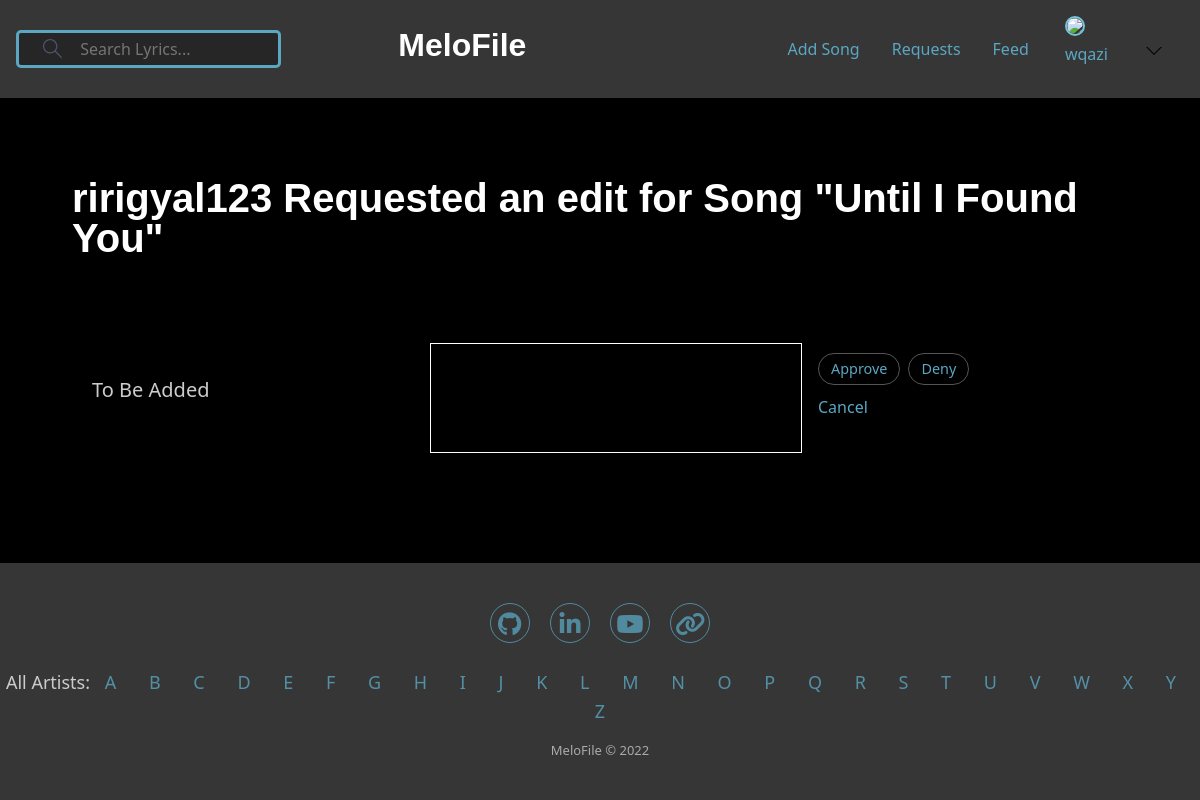
The app's page /request/8 (signed in), older data.
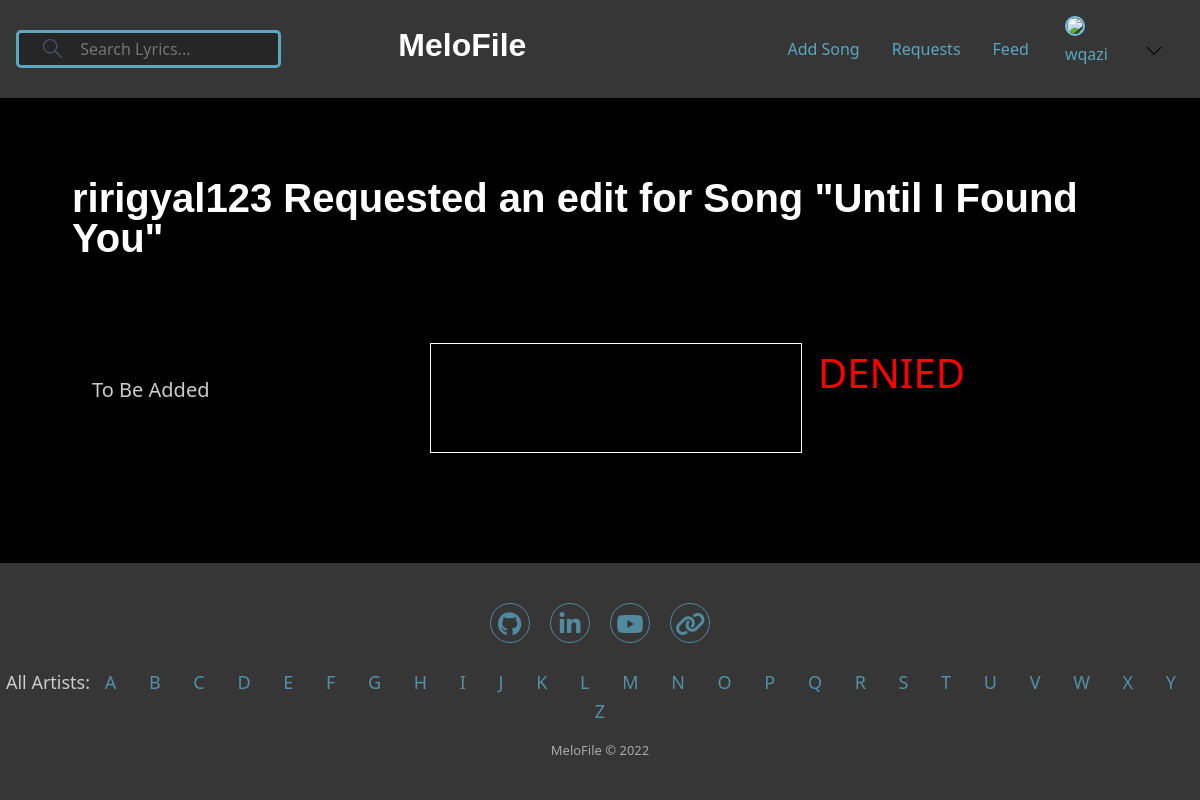
The same page, newer data.
### base/models.py (models this page shows, shortened)
class User(AbstractUser):
    follower = models.ManyToManyField('self', blank=True, symmetrical=False,  related_name='followers')
    follow = models.ManyToManyField('self', blank=True, symmetrical=False, related_name='following')

class EditRequest(models.Model):
    from_user = models.ForeignKey(User, related_name='from_user', on_delete=models.CASCADE)
    to_user = models.ForeignKey(User, related_name='to_user', on_delete=models.CASCADE)
    song = models.ForeignKey(Song, on_delete=models.CASCADE, default=None)
    edit = models.TextField(default=None)
    pending = models.BooleanField(default=True)
    approved = models.BooleanField(default=False)
    created = models.DateTimeField(auto_now_add=True,null=True)
    class Meta:
        ordering = ['-created']

class Song(models.Model):
    title = models.CharField(max_length=50)
    artist = models.ForeignKey(Artist, on_delete=models.CASCADE)
    lyrics = models.TextField(null=False, blank=False)
    contributors = models.ManyToManyField(User, related_name='contributors', blank=True)
    genre = models.ManyToManyField(Genre)
    creator = models.ForeignKey(User, on_delete=models.CASCADE, default=1)
    updated = models.DateTimeField(auto_now=True)
    created = models.DateField(auto_now_add=True,null=True)
    favorite = models.ManyToManyField(User, related_name='favorite', blank=True)

### base/views.py (the view)
# urls.py: path("request/<str:pk>", views.request_view, name="request-view"),
def request_view(request, pk):
    requestobj = EditRequest.objects.get(id=pk)
    return render(request, 'base/request_view.html', {'requestobj':requestobj })

### base/templates/base/request_view.html (shortened to what this page needs)
{% extends 'main.html' %}
{% block body %}
    <div style="margin-top: 5rem; margin-bottom: 3rem;" class="container">
        <h1>{{requestobj.from_user}} Requested an edit for Song "{{requestobj.song.title}}"</h1>
    </div>
    <div style="width: 90%; margin: auto; margin-bottom: 5rem;" class="songform-section">
        <div style="padding: 2rem;" class="songform-column">
            <div style="font-size: 20px;" id="pre" class="lyric-content">{{ requestobj.song.lyrics | linebreaks }}</div>
        </div>
        <div style="padding: 2rem; border: 1px solid white;" class="songform-column">
        </div>
        <div class="editReqbtns songform-column">
            {% if requestobj.pending %}
                {% if request.user == requestobj.to_user %}
                <div style="display: flex; gap: 0.5rem;">
                    <form method="POST" action="{% url 'approve-request' requestobj.id %}">
                        <button type="submit" class="edit_Approve_Button"  data-request_id="{{ requestobj.id }}" id="approve-btn">Approve</button>
                    </form>
                    <form method="POST" action="{% url 'deny-request' requestobj.id %}">
                        <button type="submit" id="deny-btn">Deny</button>
                    </form>
                </div>
                    <a id="edit_req_cancel_btn" href="{% url 'requests' %}">Cancel</a>
                {% else %}
                    <div class="req-result" id="request-result">
                        <p style="color: #5ba7c2;">PENDING</p>
                    </div>
                {% endif %}
            {% else %}
                {% if requestobj.approved %}
                    <div class="req-result" id="request-result">
                        <p style="color: green;">APPROVED</p>
                    </div>
                {% else %}
                    <div class="req-result" id="request-result">
                        <p style="color: red;">DENIED</p>
                    </div>
                {% endif %}
            {% endif %}
        </div>
    </div>
{% endblock %}

### templates/main.html (shortened to what this page needs)
<!DOCTYPE html>
{% load static %}
<html lang="en">
<head>
    <link rel="stylesheet" href="https://cdnjs.cloudflare.com/ajax/libs/font-awesome/4.7.0/css/font-awesome.min.css">
    <link href="https://cdn.jsdelivr.net/npm/bootstrap@5.3.0-alpha1/dist/css/bootstrap.min.css" rel="stylesheet">
    <link rel="stylesheet" type="text/css" href="{% static 'styles/main.css' %}" />
</head>
<body>
    {% include 'navbar.html' %}
    {% block body %}
    {% endblock %}
    {% include 'footer.html' %}
</body>
</html>

### templates/navbar.html (shortened to what this page needs)
{% load static %}
<header class="header header--loggedIn">
    <div class="nvbrcontainer">
        <form class="header__search" method="GET" action="{% url 'home' %}">
            <label>
                <input name="q" placeholder="Search Lyrics..." />
            </label>
        </form>
        <a href="{% url 'home' %}" class="header__logo">
            <h1>MeloFile</h1>
        </a>
        <nav class="header__menu">
            {% if user.is_authenticated %}
                <div class="loggedin--links">
                    <div class="form1">
                        <a href="{% url 'add-song' %}">Add Song</a>
                        <a href="{% url 'requests' %}">Requests</a>
                        <a href="{% url 'following' request.user.id %}">Feed</a>
                    </div>
                </div>
                <div class="loggedin--links">
                    <div class="header__user">
                        <a href="{% url 'user-profile' user.id %}">
                        <div class="avatar avatar--medium active">
                            <img src="#" />
                        </div>
                        <p>{{request.user.username}}</p>
                        </a>
                        <button class="dropdown-button">
                        <svg version="1.1" xmlns="http://www.w3.org/2000/svg" width="32" height="32" viewBox="0 0 32 32">
                            <title>chevron-down</title>
                            <path d="M16 21l-13-13h-3l16 16 16-16h-3l-13 13z"></path>
                        </svg>
                        </button>
                    </div>
                </div>
            {% endif %}
        </nav>
    </div>
</header>

### templates/footer.html
{% load static %}
<div class="footer-basic">
    <footer>
        <div class="social">
            <a href="#"><i class="fa fa-github"></i></a>
            <a href="#"><i class="fa fa-linkedin"></i></a>
            <a href="#"><i class="fa fa-youtube"></i></a>
            <a href="#"><i class="fa fa-link"></i></a>
        </div>
        <ul class="list-inline">
            <span>All Artists: </span>
            <li class="list-inline-item"><a href="{% url 'artists-index' 'A' %}">A</a></li>
            <li class="list-inline-item"><a href="{% url 'artists-index' 'B' %}">B</a></li>
            <li class="list-inline-item"><a href="{% url 'artists-index' 'C' %}">C</a></li>
            <li class="list-inline-item"><a href="{% url 'artists-index' 'D' %}">D</a></li>
            <li class="list-inline-item"><a href="{% url 'artists-index' 'E' %}">E</a></li>
            <li class="list-inline-item"><a href="{% url 'artists-index' 'F' %}">F</a></li>
            <li class="list-inline-item"><a href="{% url 'artists-index' 'G' %}">G</a></li>
            <li class="list-inline-item"><a href="{% url 'artists-index' 'H' %}">H</a></li>
            <li class="list-inline-item"><a href="{% url 'artists-index' 'I' %}">I</a></li>
            <li class="list-inline-item"><a href="{% url 'artists-index' 'J' %}">J</a></li>
            <li class="list-inline-item"><a href="{% url 'artists-index' 'K' %}">K</a></li>
            <li class="list-inline-item"><a href="{% url 'artists-index' 'L' %}">L</a></li>
            <li class="list-inline-item"><a href="{% url 'artists-index' 'M' %}">M</a></li>
            <li class="list-inline-item"><a href="{% url 'artists-index' 'N' %}">N</a></li>
            <li class="list-inline-item"><a href="{% url 'artists-index' 'O' %}">O</a></li>
            <li class="list-inline-item"><a href="{% url 'artists-index' 'P' %}">P</a></li>
            <li class="list-inline-item"><a href="{% url 'artists-index' 'Q' %}">Q</a></li>
            <li class="list-inline-item"><a href="{% url 'artists-index' 'R' %}">R</a></li>
            <li class="list-inline-item"><a href="{% url 'artists-index' 'S' %}">S</a></li>
            <li class="list-inline-item"><a href="{% url 'artists-index' 'T' %}">T</a></li>
            <li class="list-inline-item"><a href="{% url 'artists-index' 'U' %}">U</a></li>
            <li class="list-inline-item"><a href="{% url 'artists-index' 'V' %}">V</a></li>
            <li class="list-inline-item"><a href="{% url 'artists-index' 'W' %}">W</a></li>
            <li class="list-inline-item"><a href="{% url 'artists-index' 'X' %}">X</a></li>
            <li class="list-inline-item"><a href="{% url 'artists-index' 'Y' %}">Y</a></li>
            <li class="list-inline-item"><a href="{% url 'artists-index' 'Z' %}">Z</a></li>
        </ul>
        <p class="copyright">MeloFile © 2022</p>
    </footer>
</div>

### base/static/styles/main.css (style rules this page uses)
body { background-color: #000; color: #ccc; min-height: 100vh; display: flex; flex-direction: column; }
:root { --color-main: #71c6dd; --color-main-light: #e1f6fb; --color-dark: #3f4156; --color-dark-medium: #51546e; --color-dark-light: #696d97; --color-light: #e5e5e5; --color-gray: #8b8b8b; --color-light-gray: #b2bdbd; --color-bg: #2d2d39; --color-success: #5dd693; --color-error: #fc4b0b; }
.header { padding: 1rem 1rem; background-color: #363636; }
.header > .nvbrcontainer { position: relative; display: flex; justify-content: space-between; align-items: center; }
.header__search > label { background-color: #262626; padding: 0.2rem 0.5rem; display: flex; align-items: center; gap: 1rem; border: solid #5ba7c2; border-radius: 5px; }
.header__search svg { fill: #51546e; width: 1.2rem; height: 1.2rem; margin-left: 1rem; }
.header__search input { width: 12rem; background: transparent; border: none; outline: none; }
.header__logo > h1 { position: relative; font-weight: 700; font-size: 2rem; margin-right: 8rem; }
.header__menu { position: relative; }
.header__menu a { font-weight: 500; text-decoration: none; }
.header__menu svg { width: 1rem; height: 1rem; fill: #000; }
.loggedin--links { display: inline-block; padding: 0 1rem; vertical-align: middle; }
.form1 { display: flex; gap: 2rem; }
.header__user { display: flex; gap: 2rem; align-items: center; }
.dropdown-button { background: transparent; border: 0; outline: 0; cursor: pointer; }
h1 { font-family: DinCondensed,sans-serif; font-size: 40px; color: #fff; font-weight: 700; line-height: 100%; }
a { color: #5ba7c2; text-decoration: none; }
.container { max-width: 120rem; width: 90%; margin: 2rem auto; display: flex; gap: 1rem; align-items: flex-start; }
.container { max-width: 120rem; width: 90%; margin: auto; }
.songform-section { display: flex; }
.songform-column { flex: 1; box-sizing: border-box; padding: 0 1rem; position: relative; }
.avatar { position: relative; display: inline-block; border-radius: 50%; border: 2px solid var(--color-main); }
.avatar img { display: block; border-radius: 50%; object-fit: cover; object-position: center; }
.req-result { font-size: 40px; }
.footer-basic { padding:40px 0; background-color:#363636; margin-top: auto; }
.footer-basic ul { padding:0; list-style:none; text-align:center; font-size:18px; line-height:1.6; margin-bottom:0; }
.footer-basic li { padding:0 10px; }
.footer-basic ul a { color: #5ba7c2; text-decoration:none; opacity:0.8; }
.footer-basic .social { text-align:center; padding-bottom:25px; }
.footer-basic .social > a { font-size:24px; width:40px; height:40px; line-height:40px; display:inline-block; text-align:center; border-radius:50%; border:1px solid #5ba7c2; margin:0 8px; color: #5ba7c2; opacity:0.75; }
.footer-basic .copyright { margin-top:15px; text-align:center; font-size:13px; color:#aaa; margin-bottom:0; }

Row changes from the older to the newer data that the page shows:
changed EditRequest "ririgyal123": pending True → False (drawn)
Text that changed along with them:
text no longer shown: "Approve Deny Cancel"
text now shown: "DENIED"
